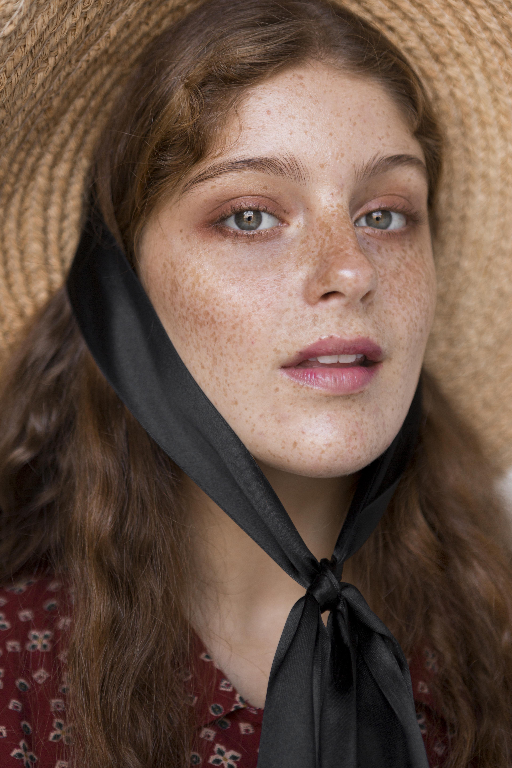
//> input picture Image_Processing/ColorSlicing/BeautyShot/FaceImage.png, 512 x 768 px
$ ./BeautyShot_EachChannel   (built with g++ and OpenCV 4)
//> lines starting //> are read from the running program, lines starting //| are printed output that depends on the picture; after the words box and inside, x2 and y2 are one past the last pixel; in counts of white or black regions, pixels touching at a corner belong together
//> further down, src is the input picture: 768 rows x 512 cols, CV_8UC3; mean B, G, R 69.3, 82.3, 105.7
#include <opencv2/opencv.hpp>
#include <iostream>
#include <vector>
#include <algorithm>

using namespace std;
using namespace cv;

static inline Mat IntensityLevelSlicing(const Mat &ch, int Low, int High)
{
    Low = std::clamp(Low, 0, 255);
    High = std::clamp(High, 0, 255);

    if (Low > High)
    {
        std::swap(Low, High);
    }

    Mat out = ch.clone();

    for (int h = 0; h < ch.rows; ++h)
    {
        const unsigned char *cData = ch.ptr<uchar>(h);
        unsigned char *oData = out.ptr<uchar>(h);
        for (int w = 0; w < ch.cols; ++w)
        {
            uchar v = cData[w];
            if (v < Low || v > High)
            {
                oData[w] = 0;
            }
        }
    }
    return out;
}

static inline Mat ColorSlicing(const Mat &src)
{
    int R_low = 165, R_high = 223;
    int G_low = 118, G_high = 223;
    int B_low = 100, B_high = 223;

    vector<Mat> ch(3);
    split(src, ch);
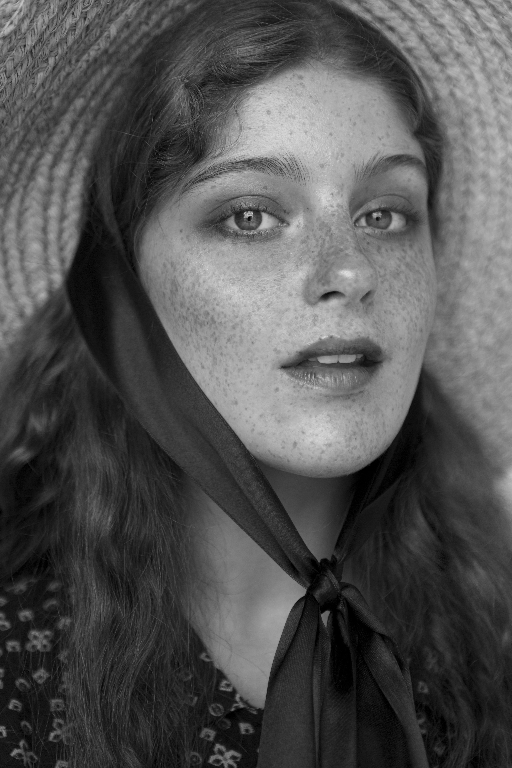
//> ch[1]: 768 rows x 512 cols, CV_8UC1; min 0, max 224, mean 82.3
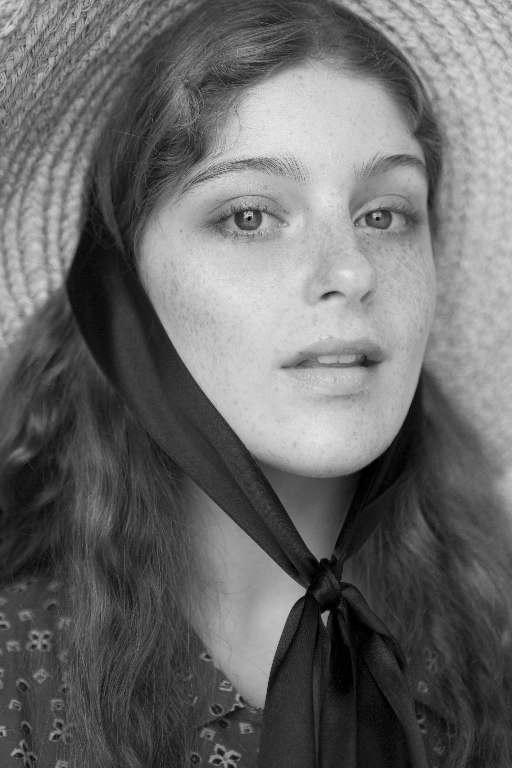
//> ch[2]: 768 rows x 512 cols, CV_8UC1; min 0, max 245, mean 105.7

    Mat b, g, r;

    b = IntensityLevelSlicing(ch[0], B_low, B_high);
    g = IntensityLevelSlicing(ch[1], G_low, G_high);
    r = IntensityLevelSlicing(ch[2], R_low, R_high);

    for (int h = 0; h < src.rows; ++h)
    {
        unsigned char *bData = b.ptr<uchar>(h);
        unsigned char *gData = g.ptr<uchar>(h);
        unsigned char *rData = r.ptr<uchar>(h);
        for (int w = 0; w < src.cols; ++w)
        {
            if (bData[w] == 0 || gData[w] == 0 || rData[w] == 0)
            {
                bData[w] = 0;
                gData[w] = 0;
                rData[w] = 0;
            }
        }
    }
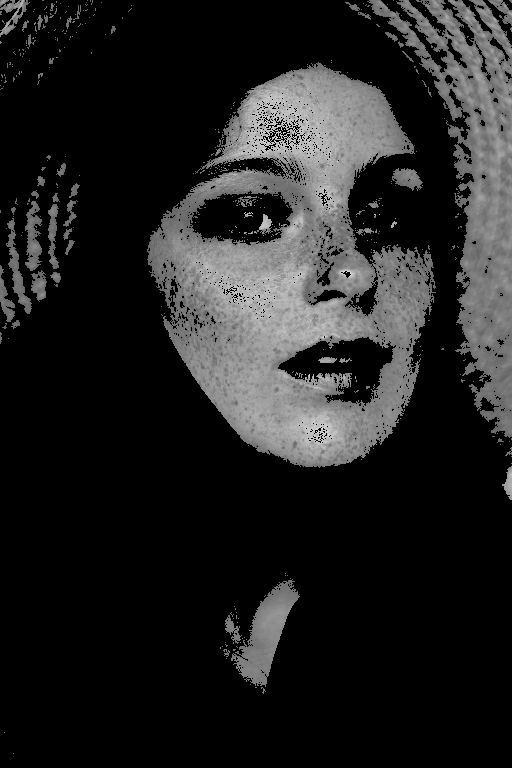
//> b: 768 rows x 512 cols, CV_8UC1; min 0, max 223, mean 33.5
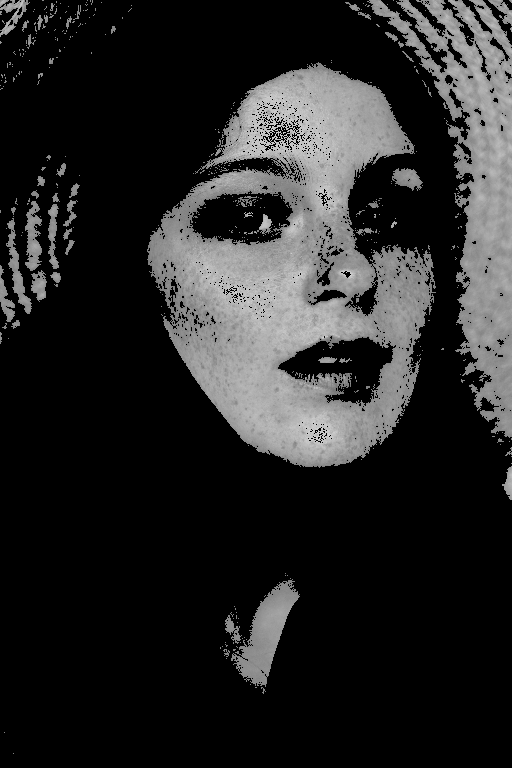
//> g: 768 rows x 512 cols, CV_8UC1; min 0, max 214, mean 38.2
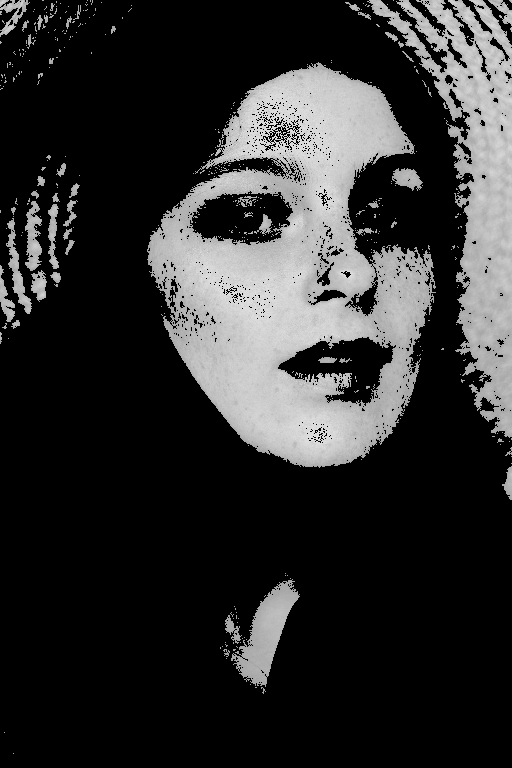
//> r: 768 rows x 512 cols, CV_8UC1; min 0, max 223, mean 46.6

    Mat merged;
    merge(vector<Mat>{b, g, r}, merged);
    return merged;
}

// 1) 얼굴 여부 판별: ColorSlicing에 사용한 범위를 그대로 사용 (간단/일관성 유지)
static inline bool isFace(const Vec3b &pix)
{
    // BGR 순서 주의
    const int B = pix[0], G = pix[1], R = pix[2];
    // ColorSlicing에서 사용한 동일 범위
    return (R >= 165 && R <= 223) &&
           (G >= 118 && G <= 223) &&
           (B >= 100 && B <= 223);
}

// 2) 얼굴 마스크 생성 (0/255)
static inline Mat BuildFaceMask(const Mat &src)
{
    CV_Assert(src.type() == CV_8UC3);
    Mat mask(src.rows, src.cols, CV_8U);

    for (int h = 0; h < src.rows; ++h)
    {
        const Vec3b *sData = src.ptr<Vec3b>(h);
        uchar *mData = mask.ptr<uchar>(h);
        for (int w = 0; w < src.cols; ++w)
        {
            mData[w] = isFace(sData[w]) ? 255 : 0;
        }
    }
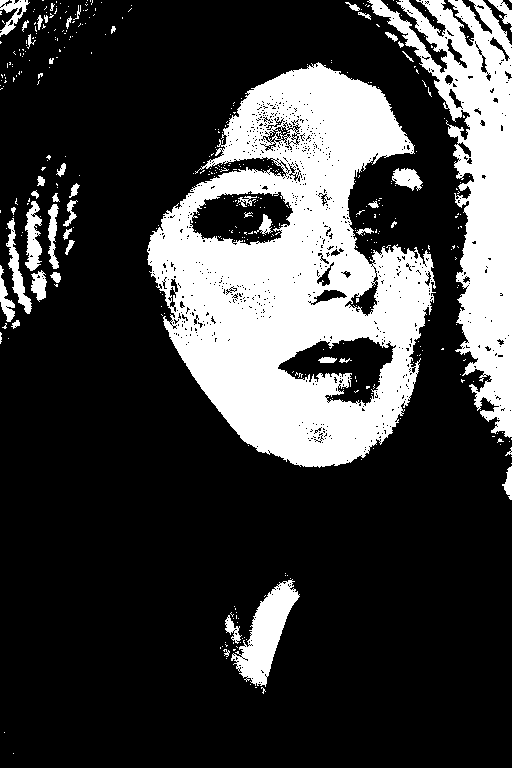
//> mask: 768 rows x 512 cols, CV_8UC1; 24.4% white; 412 white regions (364 under 20 px), largest, box (x1, y1, x2, y2) and area: (147, 62, 436, 468) 63828, (367, 0, 512, 438) 22299, (231, 579, 300, 687) 3090
    return mask;
}

// 3) 단순 스무딩 함수 (요청: 정규화합성/모폴로지/페더링 없이)
//    기존 main의 호출부를 바꾸지 않기 위해 이름을 ColorAverageMasked로 둠.
static inline Mat ColorAverageMasked(const Mat &img, int ksize)
{
    CV_Assert(img.type() == CV_8UC3);
    if (ksize % 2 == 0)
        ksize += 1; // 홀수 보정
    Mat out;
    // 간단히 GaussianBlur 사용 (원하면 blur로 교체 가능)
    GaussianBlur(img, out, Size(ksize, ksize), 0.0);
    return out;
}

int main(void)
{
    Mat src = imread("FaceImage.png");

    if (src.empty())
    {
        cerr << "Image Not Found" << "\n";
        return -1;
    }

    Mat dst(src.rows, src.cols, CV_8UC3);

    dst = ColorSlicing(src);

    imshow("Original", src);
    imshow("ColorSliced Image", dst);

    // 전체 영상에 스무딩 실행
    Mat smoothed(src.rows, src.cols, CV_8UC3);

    smoothed = ColorAverageMasked(dst, 9);

    Mat faceMask = BuildFaceMask(src);

    // 합성: 얼굴(마스크=255)에는 smoothed, 그외에는 원본 src
    Mat result = src.clone();
    smoothed.copyTo(result, faceMask); // mask=255 영역만 복사
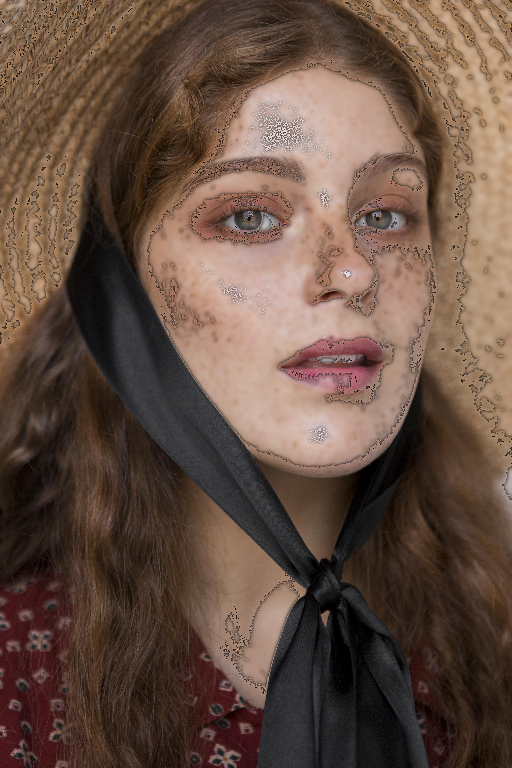
//> result: 768 rows x 512 cols, CV_8UC3; mean B, G, R 66.9, 79.5, 102.2

    imshow("Smooth", smoothed);
    imshow("facemask", faceMask);
    imshow("Beauty Shot", result);

    waitKey(0);
}
